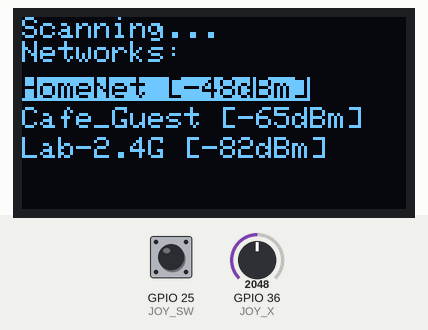
Recording of a sketch running on a simulated ESP32. On the bench: 128×64 one-colour display. Inputs (shaded band) come from the test bench; at power-on: GPIO 36 (JOY_X) = 2048, GPIO 25 (JOY_SW) HIGH. A WiFi scan finds three made-up networks.

Above: at 3.7 s.
3.8 s: GPIO 36 (JOY_X) set to 2932
11.4 s: GPIO 36 (JOY_X) set to 3033
At 18.4 s:
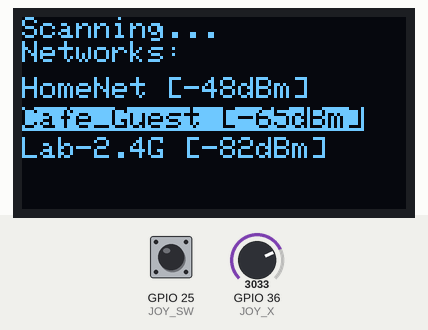
18.7 s: GPIO 25 (JOY_SW) pulled LOW for 3 s
At 21.8 s:
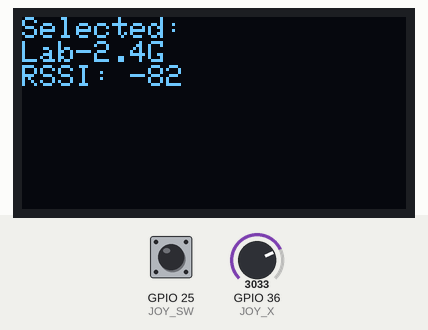
30.9 s: GPIO 36 (JOY_X) set to 1054
38.1 s: GPIO 36 (JOY_X) set to 929
At 45.0 s:
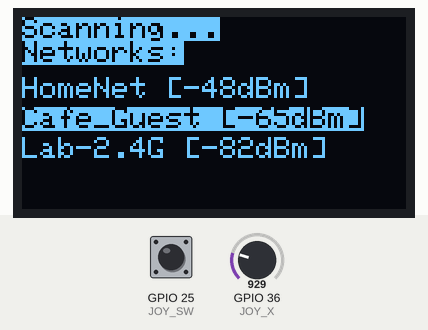
45.4 s: GPIO 25 (JOY_SW) pulled LOW for 3 s
At 48.4 s:
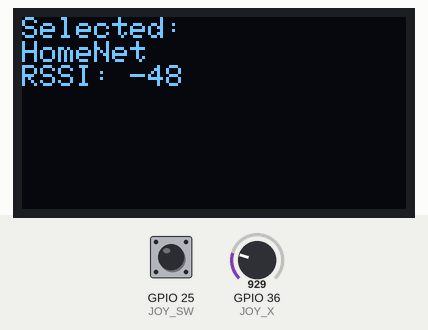
Timing chart, 0 to 49.9 s (numbered marks = the images above; inputs shaded):
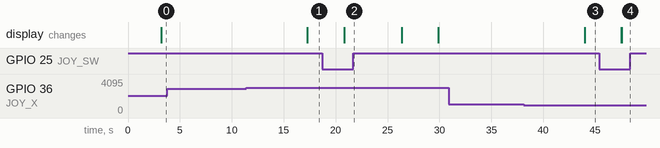

The sketch:

Wi-Fi_Scanner___Signal_Strength_Meter.ino
```cpp
#include <WiFi.h>
#include <Wire.h>
#include <Adafruit_GFX.h>
#include <Adafruit_SSD1306.h>

#define SCREEN_WIDTH 128
#define SCREEN_HEIGHT 64
#define OLED_RESET    -1
Adafruit_SSD1306 display(SCREEN_WIDTH, SCREEN_HEIGHT, &Wire, OLED_RESET);

// Joystick pins
#define JOY_X 36
#define JOY_Y 39
#define JOY_SW 25

int selectedIndex = 0;
int totalNetworks = 0;

void setup() {
  Serial.begin(115200);
  pinMode(JOY_SW, INPUT_PULLUP);

  // OLED
  Wire.begin(21, 22); // SDA = 21, SCL = 22
  if (!display.begin(SSD1306_SWITCHCAPVCC, 0x3C)) {
    Serial.println(F("SSD1306 allocation failed"));
    while (true);
  }

  display.clearDisplay();
  display.setTextColor(WHITE);
  display.setTextSize(1);
  display.setCursor(0, 0);
  display.println("WiFi Scanner ESP32");
  display.display();
  delay(1000);

  WiFi.mode(WIFI_STA);
  WiFi.disconnect();
  delay(100);
}

void loop() {
  display.clearDisplay();
  display.setCursor(0, 0);
  display.println("Scanning...");

  totalNetworks = WiFi.scanNetworks();
  if (totalNetworks == 0) {
    display.println("No networks found");
  } else {
    display.println("Networks:");
    int y = 20;
    int displayCount = min(4, totalNetworks);

    for (int i = 0; i < displayCount; i++) {
      if (i == selectedIndex) {
        display.setTextColor(BLACK, WHITE);
      } else {
        display.setTextColor(WHITE);
      }

      String ssid = WiFi.SSID(i);
      int rssi = WiFi.RSSI(i);
      display.setCursor(0, y);
      display.printf("%s [%ddBm]", ssid.substring(0, 10).c_str(), rssi);
      y += 10;
    }
  }

  display.display();
  handleJoystick();
  delay(1500);
}

void handleJoystick() {
  int xVal = analogRead(JOY_X);

  if (xVal < 1000) {
    selectedIndex--;
    if (selectedIndex < 0) selectedIndex = 0;
  } else if (xVal > 3000) {
    selectedIndex++;
    if (selectedIndex > totalNetworks - 1) selectedIndex = totalNetworks - 1;
  }

  if (digitalRead(JOY_SW) == LOW) {
    display.clearDisplay();
    display.setCursor(0, 0);
    display.setTextColor(WHITE);
    display.println("Selected:");
    display.println(WiFi.SSID(selectedIndex));
    display.print("RSSI: ");
    display.println(WiFi.RSSI(selectedIndex));
    display.display();
    delay(2000);
  }
}


   /*
    * omponent          Pin on ESP32
      OLED SDA          GPIO21
      OLED SCL          GPIO22
      Joystick VRx      GPIO36 (VP)
      Joystick VRy      GPIO39 (VN)
      Joystick          SW GPIO25
      VCC (OLED & Joy)  3.3V
      GND               GND


       Libraries

       1. ESP8266WiFi.h

       2. Wire.h

       3. Adafruit_GFX.h

       4. Adafruit_SSD1306.h

   */
```

Measured:
- the behaviour switches between 3000 and 3001 on GPIO 36 (JOY_X) (found by bisection; images 0 and 1)
- the behaviour switches between 1000 and 999 on GPIO 36 (JOY_X) (found by bisection; images 2 and 3)
- after the input at 3.8 s, every drawn part: stays the same
- after the input at 11.4 s, the display: changes after 5.9 s (image 1)
- after the input at 18.7 s, the display: first differs from a run without the input after 2.1 s (image 2)
- after the input at 30.9 s, every drawn part: stays the same
- after the input at 38.1 s, the display: changes after 5.9 s (image 3)
- after the input at 45.4 s, the display: first differs from a run without the input after 2.1 s (image 4)
